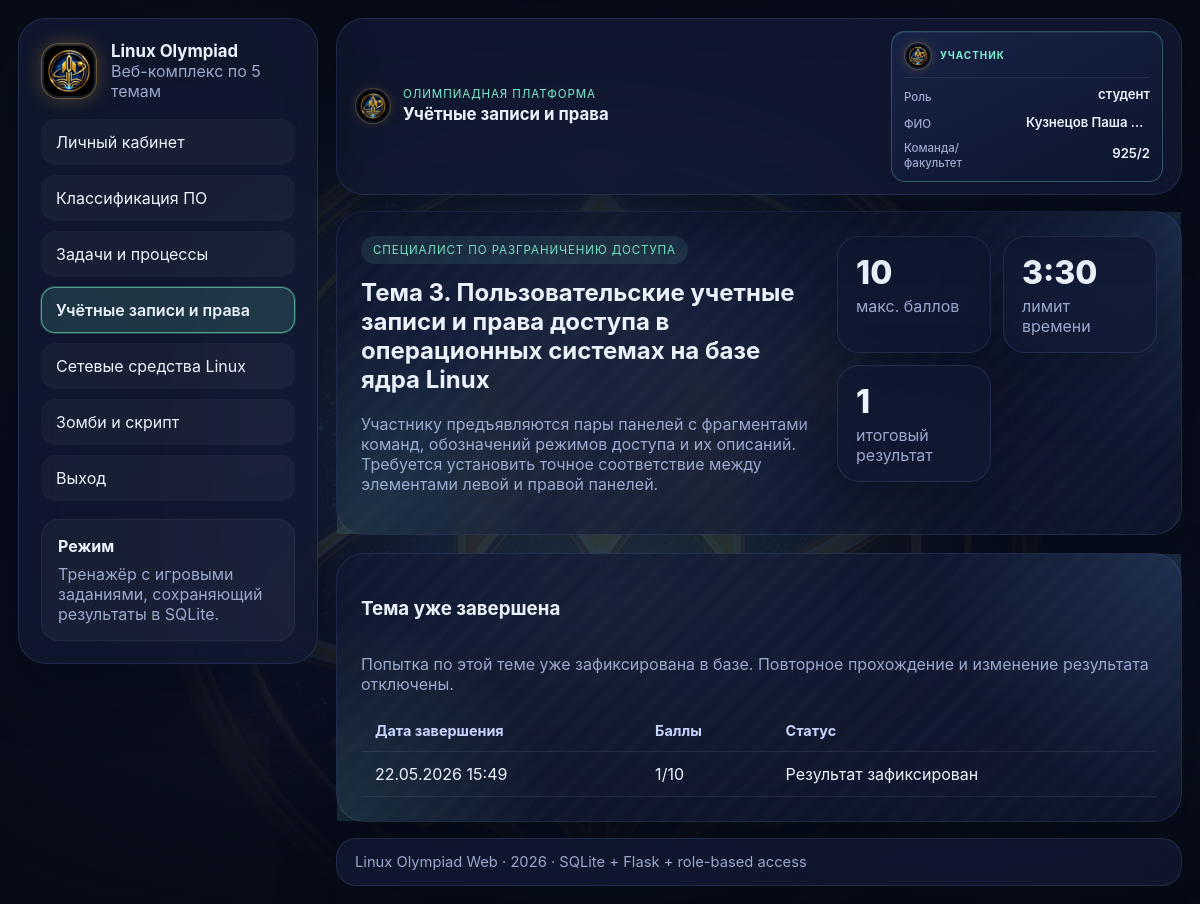
Screenshot of /topic/3 (signed in) with the database file from the repository.
### olympiad/models.py (models this page shows)
class User(db.Model):
    __tablename__ = "users"
    id = db.Column(db.Integer, primary_key=True)
    surname = db.Column(db.String(80), nullable=False)
    name = db.Column(db.String(80), nullable=False)
    patronymic = db.Column(db.String(80), nullable=True)
    group_number = db.Column(db.String(80), nullable=False)  # команда / факультет (общее поле)
    login = db.Column(db.String(50), unique=True, nullable=False)
    password_hash = db.Column(db.String(255), nullable=False)
    role = db.Column(db.String(20), default="student", nullable=False)
    created_at = db.Column(db.DateTime, default=datetime.utcnow, nullable=False)
    results = db.relationship("TopicResult", back_populates="user", cascade="all, delete-orphan")
    @property
    def full_name(self):
        parts = [self.surname, self.name, self.patronymic or ""]
        return " ".join(part for part in parts if part).strip()

class TopicResult(db.Model):
    __tablename__ = "topic_results"
    id = db.Column(db.Integer, primary_key=True)
    user_id = db.Column(db.Integer, db.ForeignKey("users.id"), nullable=False)
    topic_id = db.Column(db.Integer, nullable=False)
    score = db.Column(db.Integer, nullable=False)
    max_score = db.Column(db.Integer, nullable=False)
    attempt = db.Column(db.Integer, nullable=False, default=1)
    details_json = db.Column(db.Text, nullable=True)
    created_at = db.Column(db.DateTime, default=datetime.utcnow, nullable=False)
    user = db.relationship("User", back_populates="results")

### olympiad/routes/pages.py (the view)
    @app.route("/topic/<int:topic_id>")
    @login_required
    def topic_page(topic_id: int):
        if session.get("role") == "admin":
            flash(
                "Преподаватель видит результаты через админ-панель. Для прохождения можно создать студенческий аккаунт.",
                "info",
            )
        topic = get_topic(topic_id)
        if not topic:
            flash("Такой темы нет.", "error")
            return redirect(url_for("dashboard"))
        role = session.get("role") or "student"
        is_tester = role == "tester"
        completed_result = (
            TopicResult.query.filter_by(user_id=session["user_id"], topic_id=topic_id)
            .order_by(TopicResult.created_at.desc())
            .first()
        )
        is_locked = (completed_result is not None) and not is_tester
        return render_template(
            "topic.html",
            topic=topic,
            topic_payload=json.dumps(topic, ensure_ascii=False),
            completed_result=completed_result,
            is_locked=is_locked,
            is_tester=is_tester,
            music_enabled=is_music_enabled(),
        )

### olympiad/utils/auth.py (called while the page is built)
def login_required(view_func):
    @wraps(view_func)
    def wrapper(*args, **kwargs):
        if not session.get("user_id"):
            return redirect(url_for("login"))
        return view_func(*args, **kwargs)
    return wrapper

### topics/__init__.py (called while the page is built)
def get_topic(topic_id: int):
    return TOPICS.get(topic_id)

def list_topics():
    return [TOPICS[key] for key in sorted(TOPICS.keys())]

### templates/topic.html (shortened to what this page needs)
{% extends "base.html" %}
{% block page_title %}{{ topic.short_title }}{% endblock %}
{% block content %}
<section class="topic-hero glass-card {{ topic.ui_theme }}">
    <div>
        <div class="card-badge">{{ topic.hero }}</div>
        <h2>{{ topic.title }}</h2>
        <p class="muted">{{ topic.description }}</p>
    </div>
    <div class="hero-side-stats">
        <div class="stat-box compact">
            <div class="stat-value">{{ topic.max_score }}</div>
            <div class="stat-label">макс. баллов</div>
        </div>
        <div class="stat-box compact">
            <div class="stat-value">{{ topic.time_limit_seconds // 60 }}:{{ '%02d' % (topic.time_limit_seconds % 60) }}</div>
            <div class="stat-label">лимит времени</div>
        </div>
        <div class="stat-box compact">
            <div class="stat-value">{{ completed_result.score if completed_result else '—' }}</div>
            <div class="stat-label">{% if is_tester and completed_result %}последний{% else %}итоговый{% endif %} результат</div>
        </div>
    </div>
</section>
{% if is_locked %}
<section class="glass-card history-card single-run-lock {{ topic.ui_theme }}{% if completed_result and completed_result.score >= topic.max_score and topic.type != 'classification' %} topic-result-perfect{% endif %}">
    <div class="section-head">
        <h3>{% if completed_result and completed_result.score >= topic.max_score and topic.type != 'classification' %}Модуль пройден на 100%{% else %}Тема уже завершена{% endif %}</h3>
    </div>
    <p class="muted">Попытка по этой теме уже зафиксирована в базе. Повторное прохождение и изменение результата отключены.</p>
    <div class="table-wrap">
        <table>
            <thead>
                <tr>
                    <th>Дата завершения</th>
                    <th>Баллы</th>
                    <th>Статус</th>
                </tr>
            </thead>
            <tbody>
                <tr>
                    <td>{{ completed_result.created_at.strftime('%d.%m.%Y %H:%M') }}</td>
                    <td>{{ completed_result.score }}/{{ completed_result.max_score }}</td>
                    <td>Результат зафиксирован</td>
                </tr>
            </tbody>
        </table>
    </div>
</section>
{% endif %}
{% endblock %}

### templates/base.html (shortened to what this page needs)
<!DOCTYPE html>
<html lang="ru">
<head>
    <link rel="stylesheet" href="{{ url_for('static', filename='css/style.css') }}">
</head>
<body>
    <div class="site-emblem-bg" aria-hidden="true">
        <div class="site-emblem-bg__glow"></div>
        <img src="{{ url_for('static', filename='img/brand/emblem-mission.png') }}" alt="" class="site-emblem-bg__img">
        <div class="site-emblem-bg__veil"></div>
    </div>
    <div class="page-shell">
        <aside class="sidebar">
            <div class="brand-block">
                <img
                    src="{{ url_for('static', filename='img/brand/emblem-mission.png') }}"
                    alt=""
                    class="brand-logo brand-logo-img"
                    width="56"
                    height="56"
                >
                <div>
                    <div class="brand-title">Linux Olympiad</div>
                    <div class="brand-subtitle">Веб-комплекс по 5 темам</div>
                </div>
            </div>
            <nav class="nav-links">
                {% if session.get('user_id') %}
                    {% if session.get('role') == 'admin' %}
                        <a href="{{ url_for('admin_panel') }}" class="nav-link{% if nav_active == 'admin' %} nav-link--active{% endif %}">Панель преподавателя</a>
                    {% else %}
                        <a href="{{ url_for('dashboard') }}" class="nav-link{% if nav_active == 'dashboard' %} nav-link--active{% endif %}">Личный кабинет</a>
                        {% for nav_topic in all_topics %}
                            <a href="{{ url_for('topic_page', topic_id=nav_topic.id) }}" class="nav-link{% if current_topic_id == nav_topic.id %} nav-link--active{% endif %}">{{ nav_topic.short_title }}</a>
                        {% endfor %}
                    {% endif %}
                    <a href="{{ url_for('logout') }}" class="nav-link danger-link">Выход</a>
                {% else %}
                    <a href="{{ url_for('login') }}" class="nav-link">Вход</a>
                    <a href="{{ url_for('register') }}" class="nav-link">Регистрация</a>
                {% endif %}
            </nav>
            <div class="sidebar-note">
                <div class="note-title">Режим</div>
                <div class="note-text">
                    {% if session.get('role') == 'admin' %}
                        Доступ к базе студентов, попыткам и баллам по всем темам.
                    {% elif session.get('role') == 'tester' %}
                        Неограниченные проходы тем для проверки сценариев и UI.
                    {% else %}
                        Тренажёр с игровыми заданиями, сохраняющий результаты в SQLite.
                    {% endif %}
                </div>
            </div>
        </aside>
        <div class="content-area">
            <header class="topbar">
                <div class="topbar-left">
                    <img
                        src="{{ url_for('static', filename='img/brand/emblem-mission.png') }}"
                        alt=""
                        class="topbar-emblem"
                        width="36"
                        height="36"
                    >
                    <div class="topbar-main">
                        <div class="eyebrow topbar-eyebrow">Олимпиадная платформа</div>
                        <h1 class="page-title topbar-title">{% block page_title %}Интерактивный комплекс по Linux{% endblock %}</h1>
                    </div>
                </div>
                <div class="user-chip-wrap">
                    {% if user_profile %}
                        <aside class="user-profile-card user-profile-card--role-{{ user_profile.role }}" aria-label="Профиль участника">
                            <div class="user-profile-card__head">
                                <img
                                    src="{{ url_for('static', filename='img/brand/emblem-mission.png') }}"
                                    alt=""
                                    class="user-profile-card__emblem"
                                    width="28"
                                    height="28"
                                >
                                <span class="user-profile-card__title">Участник</span>
                            </div>
                            <dl class="user-profile-card__meta">
                                <dt>Роль</dt>
                                <dd>
                                    <span class="user-profile-value">{{ user_profile.role_label }}</span>
                                </dd>
                                <dt>ФИО</dt>
                                <dd>
                                    <span class="user-profile-value">{{ user_profile.full_name }}</span>
                                </dd>
                                <dt>Команда/факультет</dt>
                                <dd>
                                    {% set team_label = '—' if user_profile.role == 'admin' else (user_profile.team or '—') %}
                                    <span class="user-profile-value">{{ team_label }}</span>
                                </dd>
                            </dl>
                        </aside>
                    {% endif %}
                </div>
            </header>
            <main class="main-content">
                {% block content %}{% endblock %}
            </main>
            <footer class="footer">
                Linux Olympiad Web · {{ now_year }} · SQLite + Flask + role-based access
            </footer>
        </div>
    </div>
</body>
</html>

### rows the page displays
User: group_number "925/2"
TopicResult: score "1", created_at "22.05.2026 15:49", max_score "10"

### other values shown
{{ nav_topic.short_title }} "Классификация ПО" "Задачи и процессы" "Учётные записи и права" "Сетевые средства Linux" "Зомби и скрипт"
{{ topic.short_title }} "Учётные записи и права"
{{ user_profile.role_label }} "студент"
{{ user_profile.full_name }} "Кузнецов Паша…"
{{ topic.hero }} "СПЕЦИАЛИСТ ПО РАЗГРАНИЧЕНИЮ ДОСТУПА"
{{ topic.title }} "Тема 3. Пользовательские учетные записи и права доступа в операционных системах на базе ядра Linux"
{{ topic.description }} "Участнику предъявляются пары панелей с фрагментами команд, обозначений режимов доступа и их описаний. Требуется установить точное соответствие между элементами левой и правой панелей."
{{ topic.max_score }} "10"
{{ topic.time_limit_seconds // 60 }} "3"
{{ '%02d' % (topic.time_limit_seconds % 60) }} "30"
